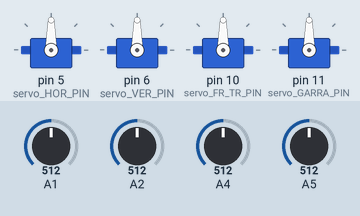
A sketch run on a simulated Arduino Uno, built with avr-gcc and run on an emulated ATmega328P. On the bench: 4 × servo. The inputs (shaded band) are chosen by the test bench; at power-on: A1 = 512, A2 = 512, A4 = 512, A5 = 512.

Above: at 1.2 s.
1.3 s: A1 set to 716
At 1.7 s:
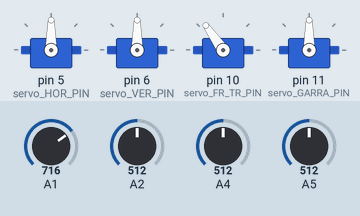
2.8 s: A2 set to 716
At 3.9 s:
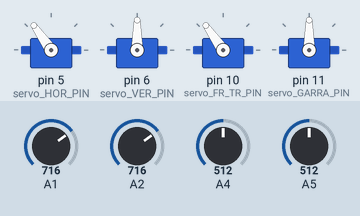
4.3 s: A4 set to 716
At 5.5 s:
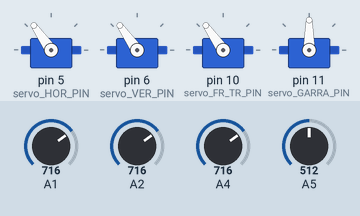
5.8 s: A5 set to 716
At 6.5 s:
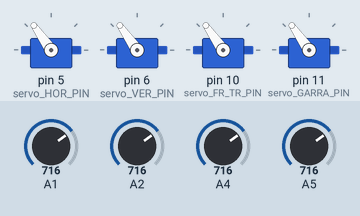
7.3 s: A1 set to 992
At 8.5 s:
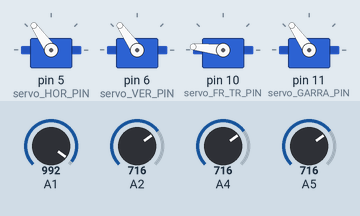
8.8 s: A2 set to 992
At 9.7 s:
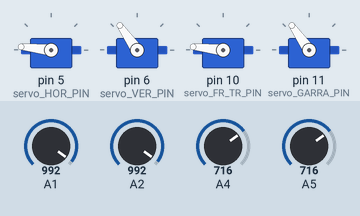
Timing chart, 0 to 11.3 s (numbered marks = the images above; inputs shaded):
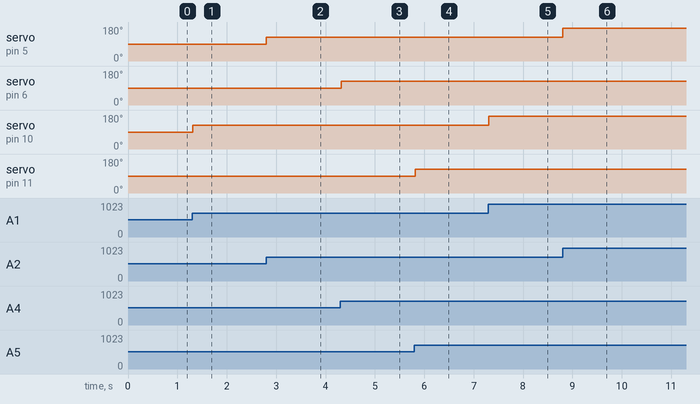

The sketch:

claw.ino
```cpp
/**
 ********************************************************************************
 *
 * Software: Bombomduino
 * About: Braço robótico para resgatar gorosmeia..
 * Date: 25/05/2016
 * Version: 0.0.1
 * Developer: RodriguesFAS
 * Website: <htttp://rodriguesfas.com.br>
 *
 ********************************************************************************
 */


 #include <Servo.h>

 /* Servo movimentos na horizontal: para a direita e para esquerda.. */
Servo servo_HOR;         // Cria objeto servo motor.
int servo_HOR_PIN = 5;  // Define pino PWM conectado ao servo motor.
int portCom_HOR;       //  Variável para armazenardados do Joystick.

/* Servo movimentos na vertical: para cima e para baixo.. */
Servo servo_VER;
int servo_VER_PIN = 6;
int portCom_VER_UP_DOWN;

/* Servo movimentos para frente e para tras.. */
Servo servo_FR_TR;
int servo_FR_TR_PIN = 10;
int portCom_FR_TR;

/* Servo movimentos da grarra: abrir e fechar: */
Servo servo_GARRA;
int servo_GARRA_PIN = 11;
int portCom_GARRA;

/**
 * setup() -
 */
 void setup(){
 	/* Define configuração de pinos.. */
 	servo_HOR.attach(servo_HOR_PIN);
 	servo_VER.attach(servo_VER_PIN);
 	servo_FR_TR.attach(servo_FR_TR_PIN);
 	servo_GARRA.attach(servo_GARRA_PIN);

 	/* Configura posição inicial do braço.. */
 	servo_HOR.write(0);
 	servo_VER.write(90);
 	servo_FR_TR.write(90);
 	servo_GARRA.write(180);
 }

/**
 * loop() -
 */
 void loop(){

 	portCom_VER_UP_DOWN = analogRead(4); // X Joystick Rigth ..
 	portCom_VER_UP_DOWN = map(portCom_VER_UP_DOWN, 0, 1023, 0, 180);
 	servo_VER.write(portCom_VER_UP_DOWN);

 	portCom_GARRA = analogRead(5); // Y Joystick Riggth ..
 	portCom_GARRA = map(portCom_GARRA, 0, 1023, 0, 180);
 	servo_GARRA.write(portCom_GARRA);


 	portCom_HOR = analogRead(2); // Y Joystick Left ..
 	portCom_HOR = map(portCom_HOR, 0, 1023, 0, 180);
 	servo_HOR.write(portCom_HOR);

 	portCom_FR_TR = analogRead(1); // X Joystick Left ..
 	portCom_FR_TR = map(portCom_FR_TR, 0, 1023, 0, 180);
 	servo_FR_TR.write(portCom_FR_TR);

 	delay(15); /* Tempo de leitura do pin */
 }
```

Measured:
- after the input at 1.3 s, servo on pin 10 (servo_FR_TR_PIN): 90° → 125° at once
- after the input at 2.8 s, servo on pin 5 (servo_HOR_PIN): 90° → 125° at once
- after the input at 4.3 s, servo on pin 6 (servo_VER_PIN): 90° → 125° at once
- after the input at 5.8 s, servo on pin 11 (servo_GARRA_PIN): 90° → 125° at once
- after the input at 7.3 s, servo on pin 10 (servo_FR_TR_PIN): 125° → 174° at once
- after the input at 8.8 s, servo on pin 5 (servo_HOR_PIN): 125° → 174° at once
